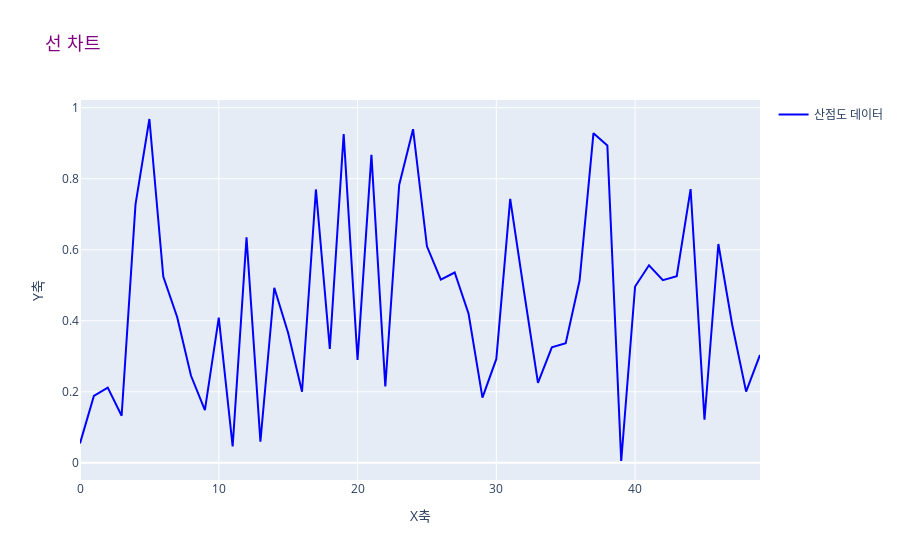

Write notebook code for a chart like this one.
### Code cell
df = pd.DataFrame({"x": np.arange(50), "y": np.random.rand(50)})

fig = go.Figure()
fig.add_trace(
    go.Scatter(
        x=df["x"],
        y=df["y"],
        mode="lines",
        line=dict(color="blue", width=2),
        name="산점도 데이터",
        showlegend=True,
    )
)


# x축 업데이트
fig.update_layout(
    title="선 차트",
    xaxis_title="X축",
    yaxis_title="Y축",
    title_font=dict(size=18, color="purple"),
)

fig.show()

### Figure 1 — Plotly figure (JSON) as saved in the notebook; plotly's stock layout.template omitted (floating-point values rounded to 4 significant figures)
{"data": [{"line": {"color": "blue", "width": 2}, "mode": "lines", "name": "산점도 데이터", "showlegend": true, "type": "scatter", "x": [0, 1, 2, 3, 4, 5, 6, 7, 8, 9, 10, 11, 12, 13, 14, 15, 16, 17, 18, 19, 20, 21, 22, 23, 24, 25, 26, 27, 28, 29, 30, 31, 32, 33, 34, 35, 36, 37, 38, 39, 40, 41, 42, 43, 44, 45, 46, 47, 48, 49], "y": [0.05463, 0.1886, 0.2119, 0.1327, 0.7276, 0.9682, 0.5246, 0.4106, 0.2452, 0.1482, 0.4091, 0.04609, 0.635, 0.05979, 0.493, 0.3658, 0.2001, 0.7698, 0.321, 0.9259, 0.2898, 0.8673, 0.2151, 0.7825, 0.9393, 0.6097, 0.5156, 0.5359, 0.4198, 0.1834, 0.2926, 0.7434, 0.481, 0.2249, 0.3253, 0.337, 0.5133, 0.9284, 0.8934, 0.005145, 0.4966, 0.5563, 0.5145, 0.5255, 0.7709, 0.1213, 0.6162, 0.388, 0.2006, 0.3039]}], "layout": {"title": {"font": {"color": "purple", "size": 18}, "text": "선 차트"}, "xaxis": {"title": {"text": "X축"}}, "yaxis": {"title": {"text": "Y축"}}}}
